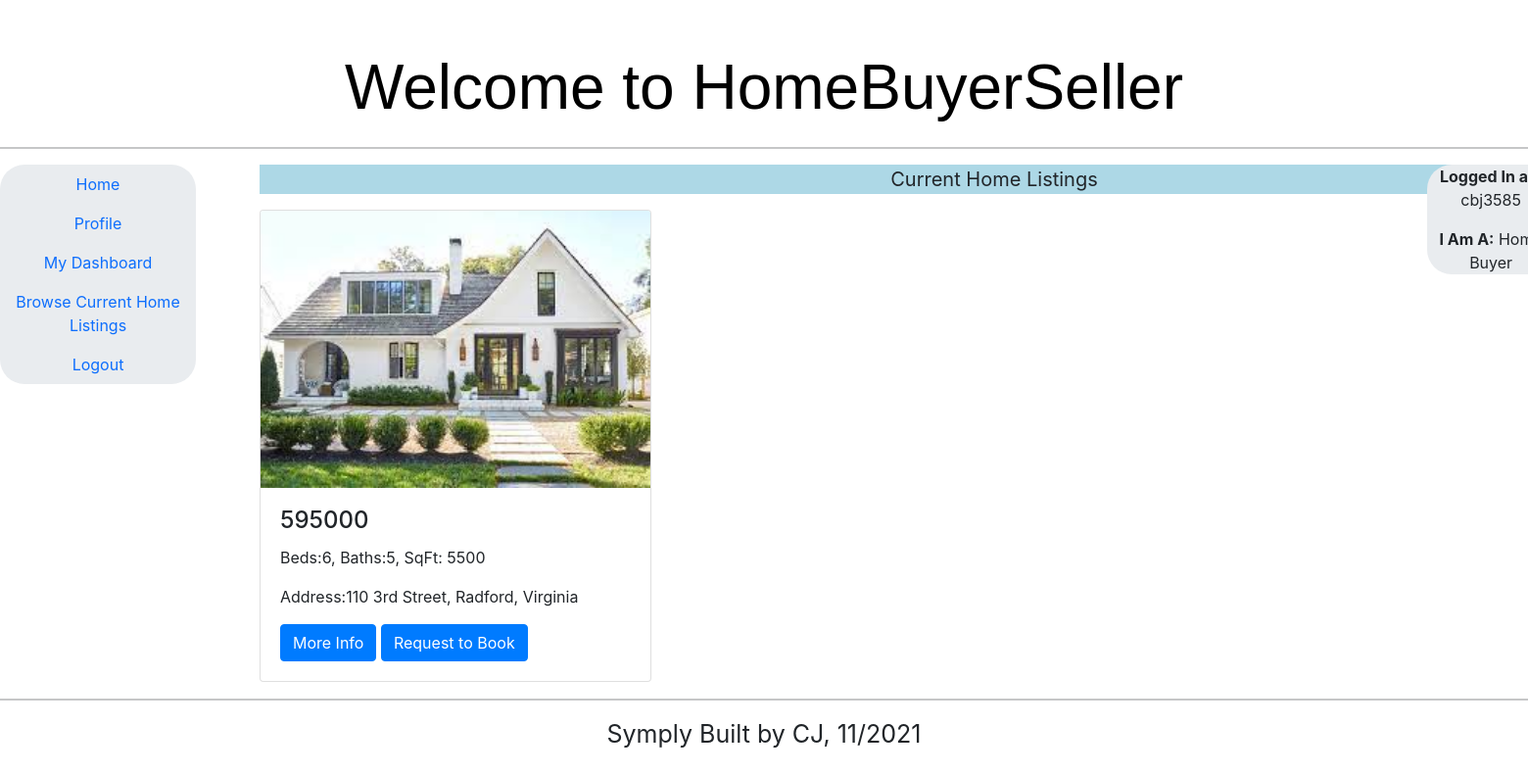
Page /listing_table (signed in) on the earlier database version.
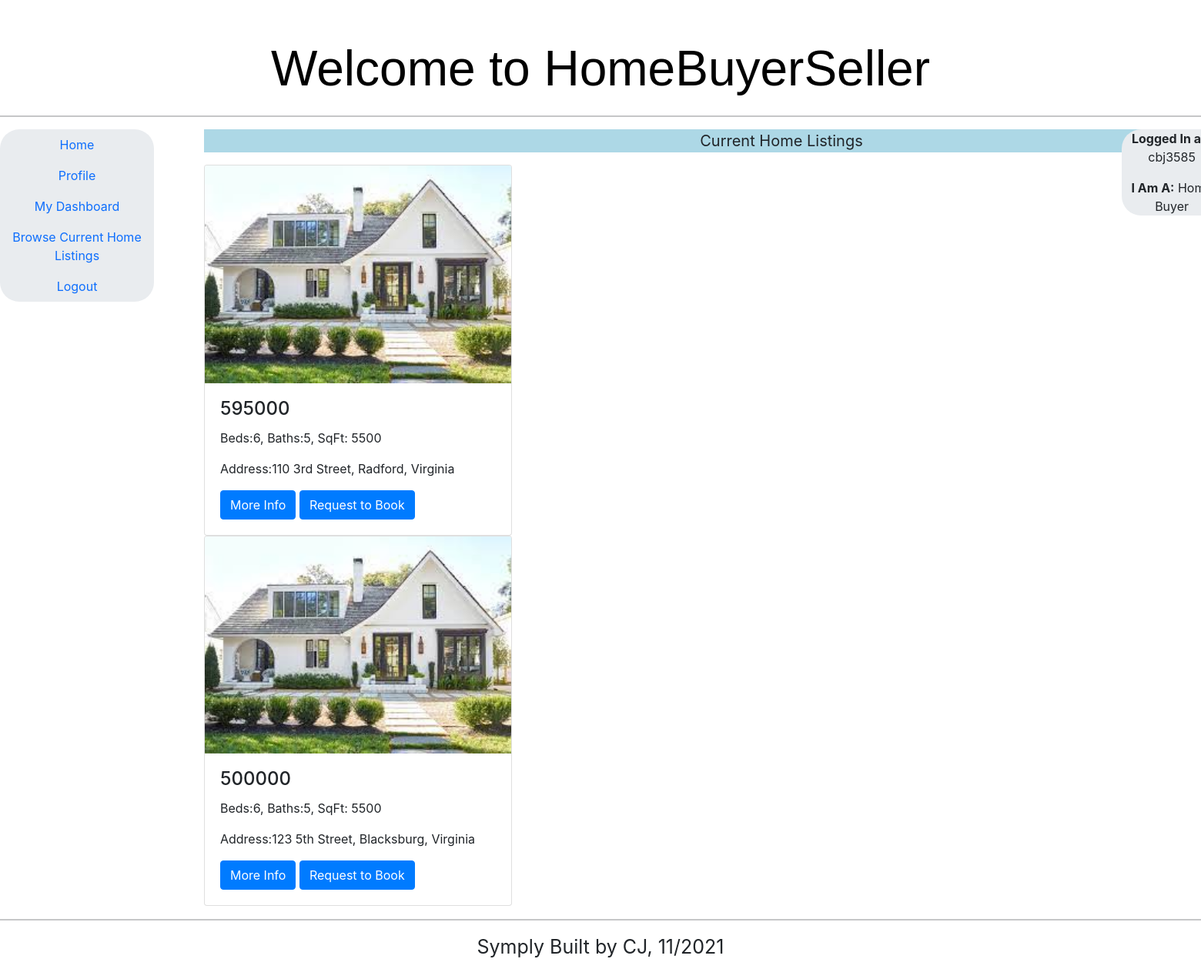
Same page on the later database version.
### application.py (models this page shows, shortened)
    class Listings(db.Model):
        __tablename__ = 'homelistings'
        username = db.Column(db.String, primary_key=True)
        listingprice = db.Column(db.String, default='')
        beds = db.Column(db.String, default='')
        baths = db.Column(db.String, default='')
        sqft = db.Column(db.String, default='')
        address = db.Column(db.String, default='')
        city = db.Column(db.String, default='')
        state = db.Column(db.String, default='')
        zipcode = db.Column(db.String, default='')
        mlsid = db.Column(db.String, default='')

    class User(db.Model):
        __tablename__ = 'user'
        username = db.Column(db.String, primary_key=True)
        email = db.Column(db.String)
        phonenumber = db.Column(db.String)
        firstname = db.Column(db.String)
        lastname = db.Column(db.String)
        city = db.Column(db.String)
        state = db.Column(db.String)
        password = db.Column(db.String)
        authenticated = db.Column(db.Boolean, default=False)
        buyer = db.Column(db.Boolean, default=False)
        seller = db.Column(db.Boolean, default=False)

### application.py (the view)
    @application.route("/listing_table")
    def listing_table():
        if current_user.is_authenticated:
            if current_user.buyer == True:
                buyer = current_user.username
                listings = Listings.query.all()
                poster_data = User.query.filter(User.username == buyer)
                for mm in poster_data:
                    by = mm.buyer
                if by == True:
                    ut = 'Home Buyer'
                else:
                    ut = 'Home Seller'
                return render_template('listing_table_buyer.html', homelistings=listings, buyer=buyer, tabtitle='Symply Home Listings',ut=ut)
        else:
            listings = Listings.query.all()
            return render_template('listing_table.html', homelistings=listings, tabtitle='Symply Home Listings')

### application.py (called while the page is built)
    @login_manager.user_loader
    def user_loader(user_id):
        return User.query.get(user_id)

### templates/listing_table_buyer.html (shortened to what this page needs)
{% extends "base3.html" %}
{% block content %}
<!DOCTYPE html>
<html lang="en">
  <head>
    <link href="{{ url_for('static', filename='bootstrap.min.css') }}" rel="stylesheet">
    <link href="{{ url_for('static', filename='narrow-jumbotron.css') }}" rel="stylesheet">
  </head>
  <body>
    <div><p style="background-color: lightblue;font-size: 20px; width: 1500px; text-align: center;">Current Home Listings</p></div>
    {% for hl in homelistings %}
    <div class="card" style="width:400px">
        <img class="card-img-top" src="{{ url_for('static', filename='uploaded_files/user/') }}{{hl.username}}{{'/listingphotos/first_house.jpeg' }}" alt="Card image" style="width:100%">
        <div class="card-body">
          <h4 class="card-title">{{hl.listingprice}}</h4>
          <p class="card-text">Beds:{{hl.beds}}, Baths:{{hl.baths}}, SqFt: {{ hl.sqft }}</p>
          <p class="card-text">Address:{{hl.address}}, {{hl.city}}, {{ hl.state }}</p>
          <a href="#" class="btn btn-primary">More Info</a>
          <a href="#" class="btn btn-primary">Request to Book</a>
        </div>
      </div>
      {% endfor %}
  </body>
</html>
{% endblock %}
{% block loggedin %}
<!DOCTYPE html>
<html lang="en">
  <head>
    <link href="{{ url_for('static', filename='bootstrap.min.css') }}" rel="stylesheet">
    <link href="{{ url_for('static', filename='narrow-jumbotron.css') }}" rel="stylesheet">
  </head>
  <body>
      <div>
        <p><b>Logged In as:</b> {{buyer}}</p>
        <p><b>I Am A:</b> {{ut}}</p>
      </div>
  </body>
</html>
{% endblock %}

### templates/base3.html (shortened to what this page needs)
<!doctype html>
<html>
  <head>
    <link href="https://cdn.jsdelivr.net/npm/bootstrap@5.0.1/dist/css/bootstrap.min.css" rel="stylesheet">
    <link rel="stylesheet" type="text/css" href="https://cdn.datatables.net/1.10.25/css/dataTables.bootstrap5.css">
  </head>
  <body>
    <header>
        <h1 style="font-family: 'Gill Sans', 'Gill Sans MT', Calibri, 'Trebuchet MS', sans-serif ; padding:30px 30px 10px 30px; font-size:4em;text-align: center;color: black;">Welcome to HomeBuyerSeller</h1>
        <hr>
    </header>
    <div class="row">
        <div class="col-sm-1">
          <div class="jumbotron" style="width: 200px; font-size: 1.0rem; padding: 0% 0% 0% 0%;">
                <a class="nav-link active" href="{{ url_for('welcome') }}">Home </a>
                <a class="nav-link active" href="{{ url_for('user_profile') }}">Profile</a>
                <a class="nav-link active" href="{{ url_for('buyer_dashboard') }}">My Dashboard</a>
                <a class="nav-link active" href="{{ url_for('listing_table') }}">Browse Current Home Listings</a>
                <a class="nav-link active" href="{{ url_for('logout') }}">Logout </a>
          </div>
        </div>
        <div class="col-sm-1">
        </div>
        <div class="col-sm-1">
          {% block content %}{% endblock %}
        </div>
        <div class="col-sm-1">
        </div>
        <div class="col-sm-1">
        </div>
        <div class="col-sm-3">
        </div>
          <div class="col-sm-1">
          </div>
          <div class="col-sm-1">
          </div>
          <div class="col-sm-1">
          </div>
          <div class="col-sm-1">
            <div class="jumbotron" style="width: 150px; font-size: 1.0rem;padding: 0% 20% 0% 0%;">
              {% block loggedin %}{% endblock %}
            </div>
          </div>
    </div>
    <div class="row">
        <div class="col-sm-1">
        </div>
        <div class="col-sm-1">
        </div>
        <div class="col-sm-1">
        </div>
        <div class="col-sm-1">
                </div>
        <div class="col-sm-1">
        </div>
        <div class="col-sm-1">
        </div>
    </div>
    <footer>
      <hr>
      <div class="row">
        <ul style="text-align: center;">
          <p style="text-align: center; font-size: 25px;">Symply Built by CJ, 11/2021</p>
        </ul>
      </div>
    </footer>
  </body>
  </html>

### static/narrow-jumbotron.css (style rules this page uses)
body { padding-top: 1.5rem; padding-bottom: 1.5rem; }
.jumbotron { text-align: center; border-bottom: .05rem solid #e5e5e5; border-radius: 25px; font-size: 2.5rem; }
@media screen and (min-width: 48em) { .jumbotron { border-bottom: 0; } }

Differences in the rows shown:
added Listings: username (picture), listingprice "500000", beds "6", baths "5", sqft "5500", address "123 5th Street", city "Blacksburg", state "Virginia"
